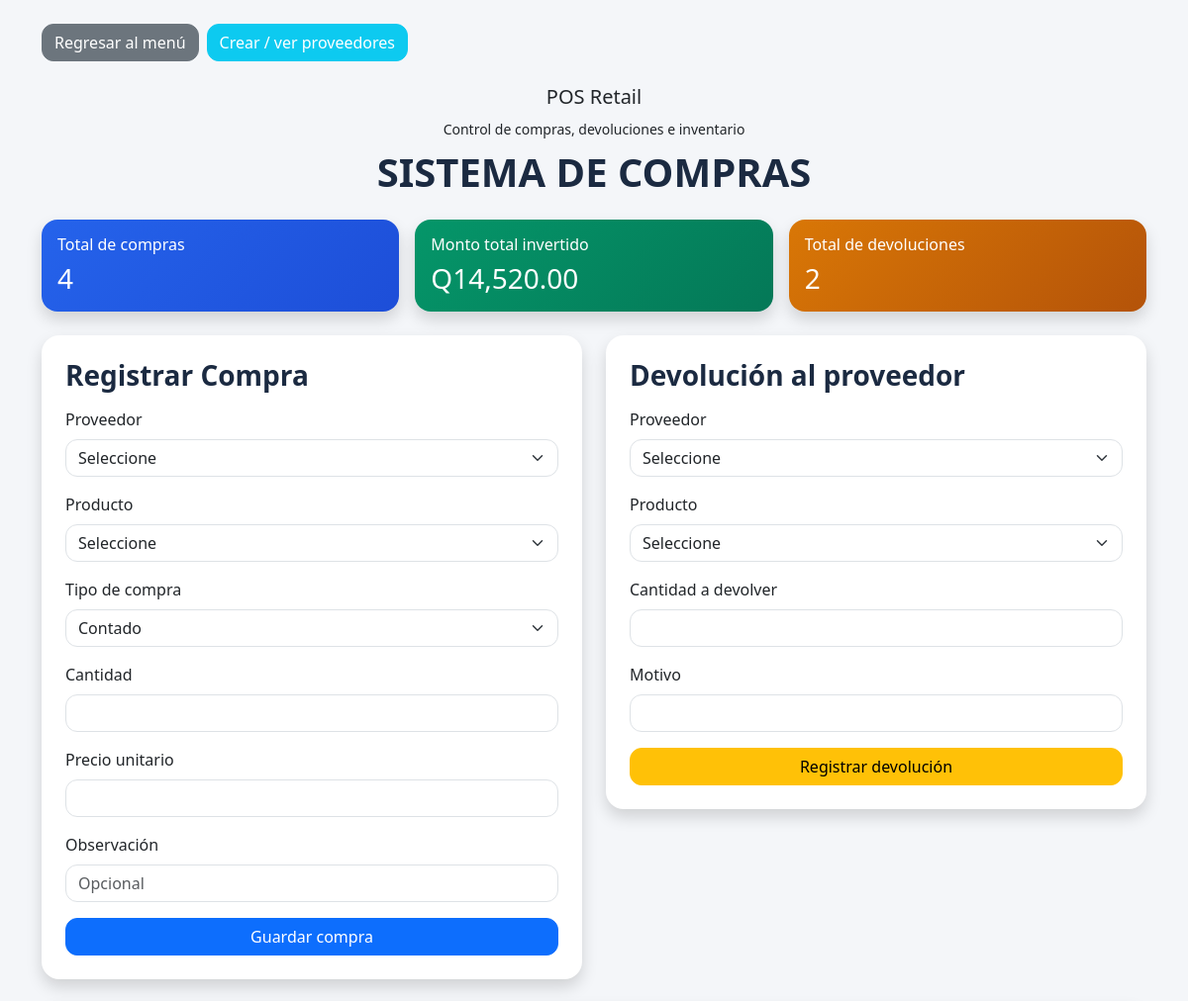
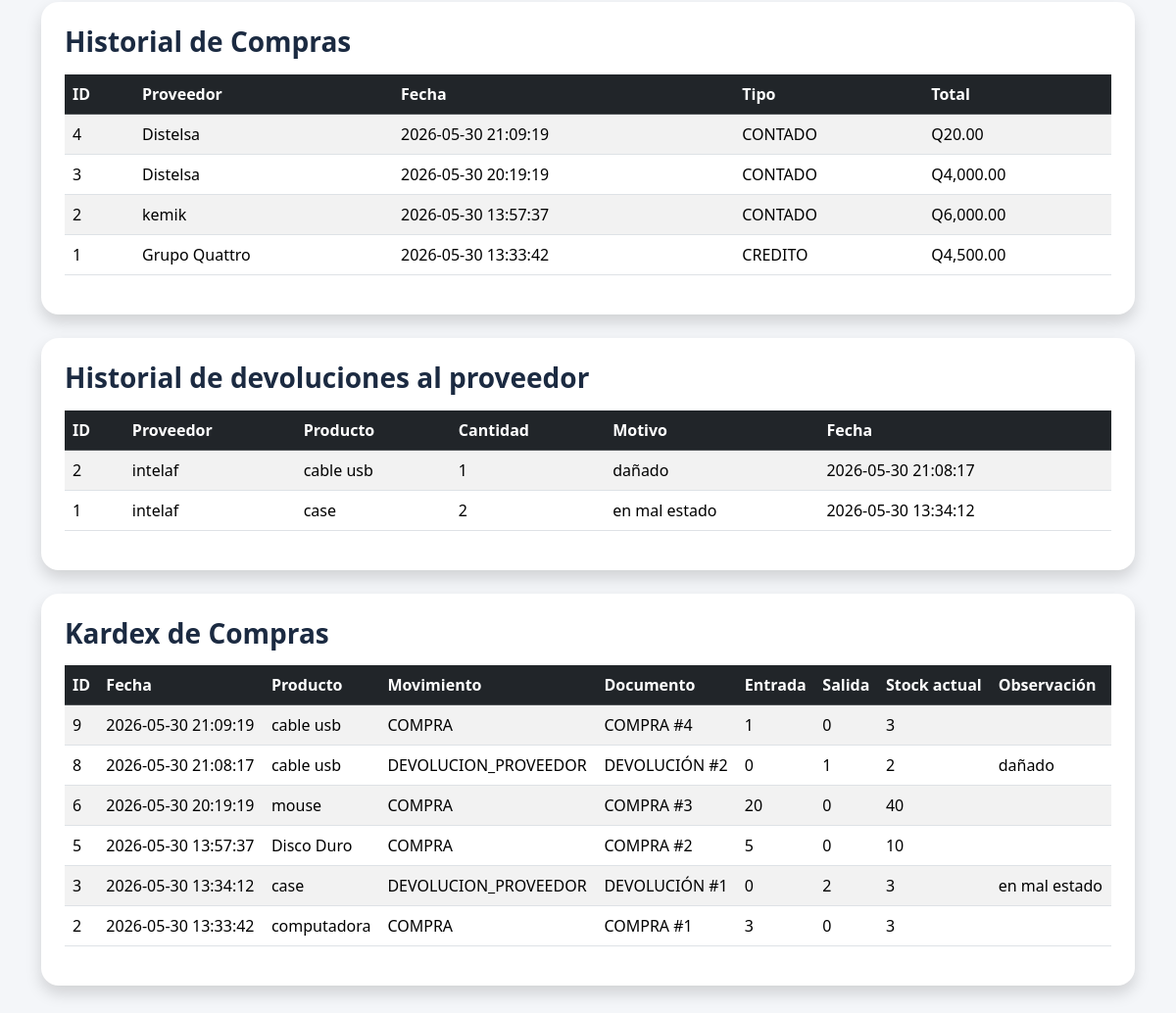
The app's page /compras.php (signed in) with its own data (2 pictures, top to bottom).
### tables this page shows
CREATE TABLE `compras` (
  `id` int(11) NOT NULL,
  `proveedor_id` int(11) NOT NULL,
  `fecha` datetime DEFAULT current_timestamp(),
  `tipo_compra` enum('CONTADO','CREDITO') NOT NULL,
  `total` decimal(10,2) NOT NULL,
  `observacion` varchar(150) DEFAULT NULL
);

CREATE TABLE `proveedores` (
  `id` int(11) NOT NULL,
  `nombre` varchar(100) NOT NULL,
  `telefono` varchar(20) DEFAULT NULL,
  `correo` varchar(100) DEFAULT NULL,
  `direccion` varchar(150) DEFAULT NULL
);

CREATE TABLE `devoluciones_proveedor` (
  `id` int(11) NOT NULL,
  `proveedor_id` int(11) NOT NULL,
  `producto_id` int(11) NOT NULL,
  `cantidad` int(11) NOT NULL,
  `motivo` varchar(150) DEFAULT NULL,
  `fecha` datetime DEFAULT current_timestamp()
);

CREATE TABLE `productos` (
  `id` int(11) NOT NULL,
  `nombre` varchar(100) NOT NULL,
  `descripcion` varchar(200) DEFAULT NULL,
  `precio` decimal(10,2) NOT NULL,
  `stock` int(11) NOT NULL,
  `estado` tinyint(1) NOT NULL DEFAULT 1,
  `fecha_eliminacion` datetime DEFAULT NULL
);

CREATE TABLE `kardex` (
  `id` int(11) NOT NULL,
  `producto_id` int(11) NOT NULL,
  `tipo_movimiento` varchar(50) NOT NULL,
  `documento` varchar(50) NOT NULL,
  `entrada` int(11) DEFAULT 0,
  `salida` int(11) DEFAULT 0,
  `stock_actual` int(11) NOT NULL,
  `fecha` datetime DEFAULT current_timestamp(),
  `observacion` varchar(150) DEFAULT NULL
);

### compras.php (the view, shortened to what this page needs)
<?php
require_once("conexion.php");
$historialCompras = $conn->query("
    SELECT c.id, c.fecha, c.tipo_compra, c.total, p.nombre AS proveedor
    FROM compras c
    INNER JOIN proveedores p ON c.proveedor_id = p.id
    ORDER BY c.id DESC
")->fetchAll(PDO::FETCH_ASSOC);
$historialDevoluciones = $conn->query("
    SELECT d.id, d.fecha, d.cantidad, d.motivo, p.nombre AS proveedor, pr.nombre AS producto
    FROM devoluciones_proveedor d
    INNER JOIN proveedores p ON d.proveedor_id = p.id
    INNER JOIN productos pr ON d.producto_id = pr.id
    ORDER BY d.id DESC
")->fetchAll(PDO::FETCH_ASSOC);
$historialKardex = $conn->query("
    SELECT k.id, k.fecha, pr.nombre AS producto, k.tipo_movimiento, k.documento, k.entrada, k.salida, k.stock_actual, k.observacion
    FROM kardex k
    INNER JOIN productos pr ON k.producto_id = pr.id
    WHERE k.tipo_movimiento IN ('COMPRA', 'DEVOLUCION_PROVEEDOR')
    ORDER BY k.id DESC
")->fetchAll(PDO::FETCH_ASSOC);
$totalCompras = count($historialCompras);
$totalDevoluciones = count($historialDevoluciones);
$montoInvertido = 0;
foreach ($historialCompras as $c) {
    $montoInvertido += floatval($c["total"]);
}
?>
<!DOCTYPE html>
<html lang="es">
<head>
    <link href="https://cdn.jsdelivr.net/npm/bootstrap@5.3.3/dist/css/bootstrap.min.css" rel="stylesheet">
</head>
<body>
<div class="container py-4">
    <div class="mb-4 d-flex gap-2">
        <a href="guardar.php" class="btn btn-secondary">Regresar al menú</a>
        <a href="proveedores.php" class="btn btn-info text-white"> Crear / ver proveedores</a>
    </div>
    <div class="text-center mb-2">
        <h5>POS Retail</h5>
        <small>Control de compras, devoluciones e inventario</small>
    </div>
    <h1 class="mb-4 text-center titulo-card text-uppercase">Sistema de Compras</h1>
    <div class="row g-3 mb-4">
        <div class="col-md-4">
            <div class="card resumen-card bg-card-1 shadow">
                <div class="card-body">
                    <h6 class="mb-2">Total de compras</h6>
                    <h3 class="mb-0"><?php echo $totalCompras; ?></h3>
                </div>
            </div>
        </div>
        <div class="col-md-4">
            <div class="card resumen-card bg-card-2 shadow">
                <div class="card-body">
                    <h6 class="mb-2">Monto total invertido</h6>
                    <h3 class="mb-0">Q<?php echo number_format($montoInvertido, 2); ?></h3>
                </div>
            </div>
        </div>
        <div class="col-md-4">
            <div class="card resumen-card bg-card-3 shadow">
                <div class="card-body">
                    <h6 class="mb-2">Total de devoluciones</h6>
                    <h3 class="mb-0"><?php echo $totalDevoluciones; ?></h3>
                </div>
            </div>
        </div>
    </div>
    <div class="row g-4">
        <div class="col-md-6">
            <div class="card shadow card-custom">
                <div class="card-body p-4">
                    <h3 class="titulo-card mb-3">Registrar Compra</h3>
                    <form method="POST">
                        <div class="mb-3">
                            <label class="form-label">Proveedor</label>
                            <select name="proveedor_id" class="form-select" required>
                                <option value="">Seleccione</option>
                            </select>
                        </div>
                        <div class="mb-3">
                            <label class="form-label">Producto</label>
                            <select name="producto_id" class="form-select" required>
                                <option value="">Seleccione</option>
                            </select>
                        </div>
                        <div class="mb-3">
                            <label class="form-label">Tipo de compra</label>
                            <select name="tipo_compra" class="form-select" required>
                                <option value="CONTADO">Contado</option>
                            </select>
                        </div>
                        <div class="mb-3">
                            <label class="form-label">Cantidad</label>
                            <input type="number" min="1" name="cantidad" class="form-control" required>
                        </div>
                        <div class="mb-3">
                            <label class="form-label">Precio unitario</label>
                            <input type="number" step="0.01" min="0" name="precio_unitario" class="form-control" required>
                        </div>
                        <div class="mb-3">
                            <label class="form-label">Observación</label>
                            <input type="text" name="observacion" class="form-control" placeholder="Opcional">
                        </div>
                        <button class="btn btn-primary w-100">Guardar compra</button>
                    </form>
                </div>
            </div>
        </div>
        <div class="col-md-6">
            <div class="card shadow card-custom">
                <div class="card-body p-4">
                    <h3 class="titulo-card mb-3">Devolución al proveedor</h3>
                    <form method="POST">
                        <div class="mb-3">
                            <label class="form-label">Proveedor</label>
                            <select name="proveedor_id_dev" class="form-select" required>
                                <option value="">Seleccione</option>
                            </select>
                        </div>
                        <div class="mb-3">
                            <label class="form-label">Producto</label>
                            <select name="producto_id_dev" class="form-select" required>
                                <option value="">Seleccione</option>
                            </select>
                        </div>
                        <div class="mb-3">
                            <label class="form-label">Cantidad a devolver</label>
                            <input type="number" min="1" name="cantidad_dev" class="form-control" required>
                        </div>
                        <div class="mb-3">
                            <label class="form-label">Motivo</label>
                            <input type="text" name="motivo_dev" class="form-control" required>
                        </div>
                        <button class="btn btn-warning w-100">Registrar devolución</button>
                    </form>
                </div>
            </div>
        </div>
    </div>
    <div class="card shadow card-custom mt-4">
        <div class="card-body p-4">
            <h3 class="titulo-card mb-3">Historial de Compras</h3>
            <div class="table-responsive">
                <table class="table table-hover table-striped">
                    <thead class="table-dark">
                        <tr>
                            <th>ID</th>
                            <th>Proveedor</th>
                            <th>Fecha</th>
                            <th>Tipo</th>
                            <th>Total</th>
                        </tr>
                    </thead>
                    <tbody>
                        <?php if (count($historialCompras) > 0): ?>
                            <?php foreach ($historialCompras as $c): ?>
                                <tr>
                                    <td><?php echo $c["id"]; ?></td>
                                    <td><?php echo htmlspecialchars($c["proveedor"]); ?></td>
                                    <td><?php echo $c["fecha"]; ?></td>
                                    <td><?php echo $c["tipo_compra"]; ?></td>
                                    <td>Q<?php echo number_format($c["total"], 2); ?></td>
                                </tr>
                            <?php endforeach; ?>
                        <?php else: ?>
                            <tr>
                                <td colspan="5" class="text-center text-muted">No hay compras registradas.</td>
                            </tr>
                        <?php endif; ?>
                    </tbody>
                </table>
            </div>
        </div>
    </div>
    <div class="card shadow card-custom mt-4">
        <div class="card-body p-4">
            <h3 class="titulo-card mb-3">Historial de devoluciones al proveedor</h3>
            <div class="table-responsive">
                <table class="table table-hover table-striped">
                    <thead class="table-dark">
                        <tr>
                            <th>ID</th>
                            <th>Proveedor</th>
                            <th>Producto</th>
                            <th>Cantidad</th>
                            <th>Motivo</th>
                            <th>Fecha</th>
                        </tr>
                    </thead>
                    <tbody>
                        <?php if (count($historialDevoluciones) > 0): ?>
                            <?php foreach ($historialDevoluciones as $d): ?>
                                <tr>
                                    <td><?php echo $d["id"]; ?></td>
                                    <td><?php echo htmlspecialchars($d["proveedor"]); ?></td>
                                    <td><?php echo htmlspecialchars($d["producto"]); ?></td>
                                    <td><?php echo $d["cantidad"]; ?></td>
                                    <td><?php echo htmlspecialchars($d["motivo"]); ?></td>
                                    <td><?php echo $d["fecha"]; ?></td>
                                </tr>
                            <?php endforeach; ?>
                        <?php else: ?>
                            <tr>
                                <td colspan="6" class="text-center text-muted">No hay devoluciones registradas.</td>
                            </tr>
                        <?php endif; ?>
                    </tbody>
                </table>
            </div>
        </div>
    </div>
    <div class="card shadow card-custom mt-4 mb-5">
        <div class="card-body p-4">
            <h3 class="titulo-card mb-3">Kardex de Compras</h3>
            <div class="table-responsive">
                <table class="table table-hover table-striped">
                    <thead class="table-dark">
                        <tr>
                            <th>ID</th>
                            <th>Fecha</th>
                            <th>Producto</th>
                            <th>Movimiento</th>
                            <th>Documento</th>
                            <th>Entrada</th>
                            <th>Salida</th>
                            <th>Stock actual</th>
                            <th>Observación</th>
                        </tr>
                    </thead>
                    <tbody>
                        <?php if (count($historialKardex) > 0): ?>
                            <?php foreach ($historialKardex as $k): ?>
                                <tr>
                                    <td><?php echo $k["id"]; ?></td>
                                    <td><?php echo $k["fecha"]; ?></td>
                                    <td><?php echo htmlspecialchars($k["producto"]); ?></td>
                                    <td><?php echo htmlspecialchars($k["tipo_movimiento"]); ?></td>
                                    <td><?php echo htmlspecialchars($k["documento"]); ?></td>
                                    <td><?php echo $k["entrada"]; ?></td>
                                    <td><?php echo $k["salida"]; ?></td>
                                    <td><?php echo $k["stock_actual"]; ?></td>
                                    <td><?php echo htmlspecialchars($k["observacion"]); ?></td>
                                </tr>
                            <?php endforeach; ?>
                        <?php else: ?>
                            <tr>
                                <td colspan="9" class="text-center text-muted">No hay movimientos en kardex.</td>
                            </tr>
                        <?php endif; ?>
                    </tbody>
                </table>
            </div>
        </div>
    </div>
</div>
</body>
</html>

### compras.php (style rules this page uses)
body { background: #f4f6f9; }
.card-custom { border: none; border-radius: 18px; }
.titulo-card { font-weight: 700; color: #1b2a41; }
.form-control, .form-select, .btn { border-radius: 12px; }
.table th, .table td { vertical-align: middle; }
.resumen-card { border: none; border-radius: 16px; color: white; }
.bg-card-1 { background: linear-gradient(135deg, #2563eb, #1d4ed8); }
.bg-card-2 { background: linear-gradient(135deg, #059669, #047857); }
.bg-card-3 { background: linear-gradient(135deg, #d97706, #b45309); }

### records on screen
compras: id "4", proveedor.nombre "Distelsa", fecha "2026-05-30 21:09:19", tipo_compra "CONTADO", total "20.00"
compras: id "3", proveedor.nombre "Distelsa", fecha "2026-05-30 20:19:19", tipo_compra "CONTADO", total "4,000.00"
compras: id "2", proveedor.nombre "kemik", fecha "2026-05-30 13:57:37", tipo_compra "CONTADO", total "6,000.00"
compras: id "1", proveedor.nombre "Grupo Quattro", fecha "2026-05-30 13:33:42", tipo_compra "CREDITO", total "4,500.00"
devoluciones_proveedor: id "2", proveedor.nombre "intelaf", producto.nombre "cable usb", cantidad "1", motivo "dañado", fecha "2026-05-30 21:08:17"
devoluciones_proveedor: id "1", proveedor.nombre "intelaf", producto.nombre "case", cantidad "2", motivo "en mal estado", fecha "2026-05-30 13:34:12"
kardex: id "9", fecha "2026-05-30 21:09:19", producto.nombre "cable usb", tipo_movimiento "COMPRA", documento "COMPRA #4", entrada "1", salida "0", stock_actual "3"
kardex: id "8", fecha "2026-05-30 21:08:17", producto.nombre "cable usb", tipo_movimiento "DEVOLUCION_PROVEEDOR", documento "DEVOLUCIÓN #2", entrada "0", salida "1", stock_actual "2", observacion "dañado"
kardex: id "6", fecha "2026-05-30 20:19:19", producto.nombre "mouse", tipo_movimiento "COMPRA", documento "COMPRA #3", entrada "20", salida "0", stock_actual "40"
kardex: id "5", fecha "2026-05-30 13:57:37", producto.nombre "Disco Duro", tipo_movimiento "COMPRA", documento "COMPRA #2", entrada "5", salida "0", stock_actual "10"
kardex: id "3", fecha "2026-05-30 13:34:12", producto.nombre "case", tipo_movimiento "DEVOLUCION_PROVEEDOR", documento "DEVOLUCIÓN #1", entrada "0", salida "2", stock_actual "3", observacion "en mal estado"
kardex: id "2", fecha "2026-05-30 13:33:42", producto.nombre "computadora", tipo_movimiento "COMPRA", documento "COMPRA #1", entrada "3", salida "0", stock_actual "3"

### other values on screen
$totalCompras "4"
$montoInvertido "14,520.00"
$totalDevoluciones "2"
